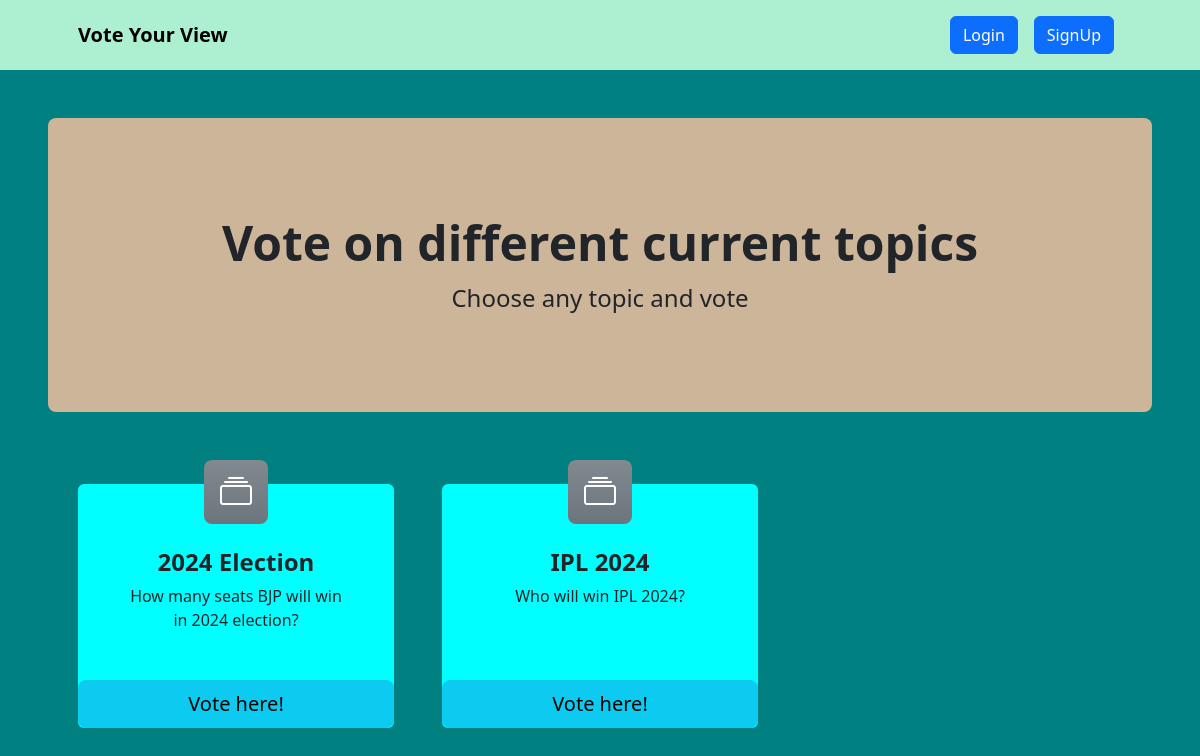
The page / on the database its author committed.
### voteapp/models.py (models this page shows, shortened)
class Category(models.Model):
    title = models.CharField(max_length=200)
    slug = models.SlugField(blank=True, null=True)
    description = models.TextField(blank=True, null=True)
    total_vote = models.IntegerField(default=0)
    voters = models.ManyToManyField(User, blank=True)

### voteapp/views.py (the view)
# urls.py: path("", views.index, name="index"),
def index(request):
    categories = Category.objects.all()
    context = {"categories":categories}
    return render(request, "index.html", context)

### voteapp/templates/index.html
{% extends 'base.html' %}
{% block content %}
<header class="py-5" >
    <div class="container-fluid px-lg-5">
        <div class="p-4 p-lg-5 rounded-3 text-center" style="background:#CDB599FF;">
            <div class="m-4 m-lg-5">
                <h1 class="display-5 fw-bold">Vote on different current topics </h1>
                <p class="fs-4">Choose any topic and vote </p>
            </div>
        </div>
    </div>
</header>
<section class="pt-4" id="votingSection">
    <div class="container px-lg-5">
        <div class="row gx-lg-5">
            {% for category in categories %}
            <div class="col-lg-4 col-xxl-3 mb-5">
                <div class="card border-0 h-100" style="background: cyan;">
                    <div class="card-body text-center p-4 p-lg-5 pt-0 pt-lg-0">
                        <div class="feature bg-secondary bg-gradient text-white rounded-3 mb-4 mt-n4"><i
                                class="bi bi-collection"></i></div>
                        <h2 class="fs-4 fw-bold">{{category.title}}</h2>
                        <p class="mb-0">{{category.description | truncatechars:100}}</p>
                    </div>
                <a class="btn btn-info btn-lg" href="{% url 'detail' category.slug  %}">Vote here!</a>
                </div>
            </div>
            {% endfor %}
        </div>
    </div>
</section>
{% endblock content %}

### voteapp/static/css/style.css (style rules this page uses)
* { box-sizing: border-box; }

### rows shown on the page
Category: title "2024 Election", description "How many seats BJP will win in 2024 election?"
Category: title "IPL 2024", description "Who will win IPL 2024?"
